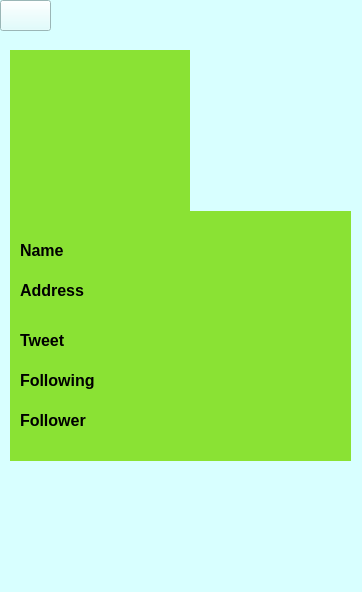
<?xml version="1.0" encoding="UTF-8"?>
<ui version="4.0">
 <class>MainWindow</class>
 <widget class="QMainWindow" name="MainWindow">
  <property name="geometry">
   <rect>
    <x>0</x>
    <y>0</y>
    <width>362</width>
    <height>592</height>
   </rect>
  </property>
  <property name="windowTitle">
   <string>GolSan2D</string>
  </property>
  <property name="styleSheet">
   <string notr="true">background-color: rgb(216, 255, 255);</string>
  </property>
  <widget class="QWidget" name="centralwidget">
   <widget class="QLabel" name="label_3">
    <property name="geometry">
     <rect>
      <x>50</x>
      <y>230</y>
      <width>71</width>
      <height>21</height>
     </rect>
    </property>
    <property name="font">
     <font>
      <weight>75</weight>
      <bold>true</bold>
     </font>
    </property>
    <property name="styleSheet">
     <string notr="true">background-color: rgb(255, 255, 255);</string>
    </property>
    <property name="text">
     <string>Name</string>
    </property>
   </widget>
   <widget class="QPushButton" name="back_arrow">
    <property name="geometry">
     <rect>
      <x>0</x>
      <y>0</y>
      <width>51</width>
      <height>31</height>
     </rect>
    </property>
    <property name="styleSheet">
     <string notr="true"/>
    </property>
    <property name="text">
     <string/>
    </property>
    <property name="icon">
     <iconset>
      <normaloff>../image/back_arrow.png</normaloff>../image/back_arrow.png</iconset>
    </property>
    <property name="iconSize">
     <size>
      <width>50</width>
      <height>50</height>
     </size>
    </property>
    <property name="autoDefault">
     <bool>false</bool>
    </property>
    <property name="default">
     <bool>false</bool>
    </property>
    <property name="flat">
     <bool>false</bool>
    </property>
   </widget>
   <widget class="QLabel" name="label">
    <property name="geometry">
     <rect>
      <x>10</x>
      <y>50</y>
      <width>341</width>
      <height>411</height>
     </rect>
    </property>
    <property name="styleSheet">
     <string notr="true">background-color: rgb(138, 226, 52);</string>
    </property>
    <property name="text">
     <string/>
    </property>
   </widget>
   <widget class="QLabel" name="avatar">
    <property name="geometry">
     <rect>
      <x>190</x>
      <y>50</y>
      <width>161</width>
      <height>161</height>
     </rect>
    </property>
    <property name="text">
     <string/>
    </property>
    <property name="pixmap">
     <pixmap>../image/avatar-default-icon.png</pixmap>
    </property>
    <property name="scaledContents">
     <bool>true</bool>
    </property>
   </widget>
   <widget class="QLabel" name="username">
    <property name="geometry">
     <rect>
      <x>20</x>
      <y>120</y>
      <width>170</width>
      <height>41</height>
     </rect>
    </property>
    <property name="font">
     <font>
      <pointsize>11</pointsize>
      <weight>75</weight>
      <bold>true</bold>
     </font>
    </property>
    <property name="styleSheet">
     <string notr="true">background-color: rgb(138, 226, 52);</string>
    </property>
    <property name="text">
     <string/>
    </property>
    <property name="scaledContents">
     <bool>true</bool>
    </property>
   </widget>
   <widget class="QLabel" name="main_icon_2">
    <property name="geometry">
     <rect>
      <x>50</x>
      <y>470</y>
      <width>261</width>
      <height>141</height>
     </rect>
    </property>
    <property name="locale">
     <locale language="English" country="UnitedStates"/>
    </property>
    <property name="text">
     <string/>
    </property>
    <property name="pixmap">
     <pixmap>../image/Hust_Logo.png</pixmap>
    </property>
    <property name="scaledContents">
     <bool>true</bool>
    </property>
   </widget>
   <widget class="QLabel" name="label_4">
    <property name="geometry">
     <rect>
      <x>20</x>
      <y>240</y>
      <width>71</width>
      <height>21</height>
     </rect>
    </property>
    <property name="font">
     <font>
      <pointsize>12</pointsize>
      <weight>75</weight>
      <bold>true</bold>
     </font>
    </property>
    <property name="autoFillBackground">
     <bool>false</bool>
    </property>
    <property name="styleSheet">
     <string notr="true">background-color: rgb(138, 226, 52);</string>
    </property>
    <property name="text">
     <string>Name</string>
    </property>
    <property name="scaledContents">
     <bool>true</bool>
    </property>
   </widget>
   <widget class="QLabel" name="tweet">
    <property name="geometry">
     <rect>
      <x>150</x>
      <y>330</y>
      <width>181</width>
      <height>21</height>
     </rect>
    </property>
    <property name="font">
     <font>
      <pointsize>12</pointsize>
      <weight>75</weight>
      <italic>true</italic>
      <bold>true</bold>
     </font>
    </property>
    <property name="autoFillBackground">
     <bool>false</bool>
    </property>
    <property name="styleSheet">
     <string notr="true">background-color: rgb(138, 226, 52);</string>
    </property>
    <property name="text">
     <string/>
    </property>
    <property name="scaledContents">
     <bool>true</bool>
    </property>
   </widget>
   <widget class="QLabel" name="label_8">
    <property name="geometry">
     <rect>
      <x>20</x>
      <y>410</y>
      <width>71</width>
      <height>21</height>
     </rect>
    </property>
    <property name="font">
     <font>
      <pointsize>12</pointsize>
      <weight>75</weight>
      <bold>true</bold>
     </font>
    </property>
    <property name="autoFillBackground">
     <bool>false</bool>
    </property>
    <property name="styleSheet">
     <string notr="true">background-color: rgb(138, 226, 52);</string>
    </property>
    <property name="text">
     <string>Follower</string>
    </property>
    <property name="scaledContents">
     <bool>true</bool>
    </property>
   </widget>
   <widget class="QLabel" name="following">
    <property name="geometry">
     <rect>
      <x>150</x>
      <y>370</y>
      <width>181</width>
      <height>21</height>
     </rect>
    </property>
    <property name="font">
     <font>
      <pointsize>12</pointsize>
      <weight>75</weight>
      <italic>true</italic>
      <bold>true</bold>
     </font>
    </property>
    <property name="autoFillBackground">
     <bool>false</bool>
    </property>
    <property name="styleSheet">
     <string notr="true">background-color: rgb(138, 226, 52);</string>
    </property>
    <property name="text">
     <string/>
    </property>
    <property name="scaledContents">
     <bool>true</bool>
    </property>
   </widget>
   <widget class="QLabel" name="label_6">
    <property name="geometry">
     <rect>
      <x>20</x>
      <y>330</y>
      <width>71</width>
      <height>21</height>
     </rect>
    </property>
    <property name="font">
     <font>
      <pointsize>12</pointsize>
      <weight>75</weight>
      <bold>true</bold>
     </font>
    </property>
    <property name="autoFillBackground">
     <bool>false</bool>
    </property>
    <property name="styleSheet">
     <string notr="true">background-color: rgb(138, 226, 52);</string>
    </property>
    <property name="text">
     <string>Tweet</string>
    </property>
    <property name="scaledContents">
     <bool>true</bool>
    </property>
   </widget>
   <widget class="QLabel" name="address">
    <property name="geometry">
     <rect>
      <x>150</x>
      <y>280</y>
      <width>181</width>
      <height>21</height>
     </rect>
    </property>
    <property name="font">
     <font>
      <pointsize>12</pointsize>
      <weight>75</weight>
      <italic>true</italic>
      <bold>true</bold>
     </font>
    </property>
    <property name="autoFillBackground">
     <bool>false</bool>
    </property>
    <property name="styleSheet">
     <string notr="true">background-color: rgb(138, 226, 52);</string>
    </property>
    <property name="text">
     <string/>
    </property>
    <property name="scaledContents">
     <bool>true</bool>
    </property>
   </widget>
   <widget class="QLabel" name="label_5">
    <property name="geometry">
     <rect>
      <x>20</x>
      <y>280</y>
      <width>71</width>
      <height>21</height>
     </rect>
    </property>
    <property name="font">
     <font>
      <pointsize>12</pointsize>
      <weight>75</weight>
      <bold>true</bold>
     </font>
    </property>
    <property name="autoFillBackground">
     <bool>false</bool>
    </property>
    <property name="styleSheet">
     <string notr="true">background-color: rgb(138, 226, 52);</string>
    </property>
    <property name="text">
     <string>Address</string>
    </property>
    <property name="scaledContents">
     <bool>true</bool>
    </property>
   </widget>
   <widget class="QLabel" name="name">
    <property name="geometry">
     <rect>
      <x>150</x>
      <y>240</y>
      <width>181</width>
      <height>21</height>
     </rect>
    </property>
    <property name="font">
     <font>
      <pointsize>12</pointsize>
      <weight>75</weight>
      <italic>true</italic>
      <bold>true</bold>
     </font>
    </property>
    <property name="autoFillBackground">
     <bool>false</bool>
    </property>
    <property name="styleSheet">
     <string notr="true">background-color: rgb(138, 226, 52);</string>
    </property>
    <property name="text">
     <string/>
    </property>
    <property name="scaledContents">
     <bool>true</bool>
    </property>
    <property name="wordWrap">
     <bool>true</bool>
    </property>
   </widget>
   <widget class="QLabel" name="label_7">
    <property name="geometry">
     <rect>
      <x>20</x>
      <y>370</y>
      <width>81</width>
      <height>21</height>
     </rect>
    </property>
    <property name="font">
     <font>
      <pointsize>12</pointsize>
      <weight>75</weight>
      <bold>true</bold>
     </font>
    </property>
    <property name="autoFillBackground">
     <bool>false</bool>
    </property>
    <property name="styleSheet">
     <string notr="true">background-color: rgb(138, 226, 52);</string>
    </property>
    <property name="text">
     <string>Following</string>
    </property>
    <property name="scaledContents">
     <bool>true</bool>
    </property>
   </widget>
   <widget class="QLabel" name="follower">
    <property name="geometry">
     <rect>
      <x>150</x>
      <y>410</y>
      <width>181</width>
      <height>21</height>
     </rect>
    </property>
    <property name="font">
     <font>
      <pointsize>12</pointsize>
      <weight>75</weight>
      <italic>true</italic>
      <bold>true</bold>
     </font>
    </property>
    <property name="autoFillBackground">
     <bool>false</bool>
    </property>
    <property name="styleSheet">
     <string notr="true">background-color: rgb(138, 226, 52);</string>
    </property>
    <property name="text">
     <string/>
    </property>
    <property name="scaledContents">
     <bool>true</bool>
    </property>
   </widget>
  </widget>
 </widget>
 <resources/>
 <connections/>
</ui>
